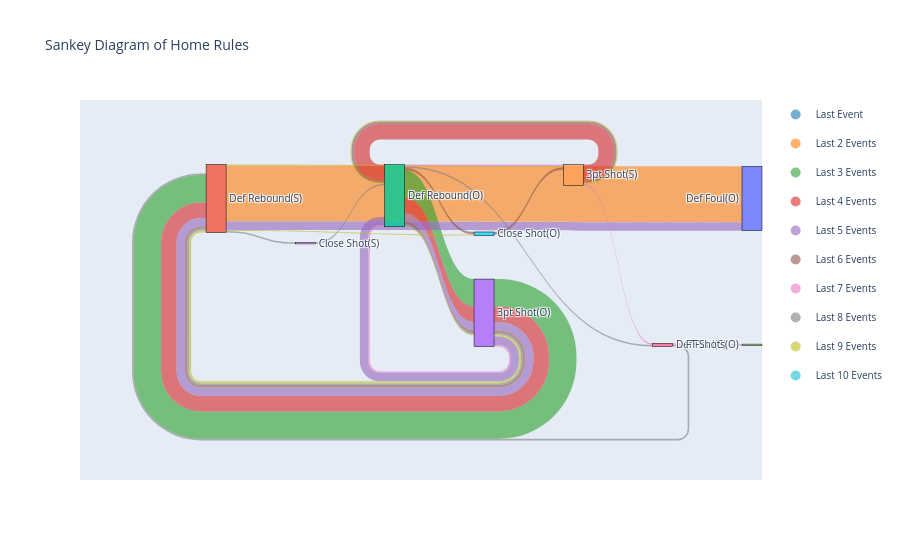

Notebook code cell kept with this figure:
### Code cell
import plotly.graph_objects as go

events = [
    {"event": "Last Event", "rule": ["Def Foul(O)"], "frequency": 562},
    {"event": "Last 2 Events", "rule": ["Def Rebound(S)", "Def Foul(O)"], "frequency": 108},
    {"event": "Last 3 Events", "rule": ["Def Rebound(O)", "3pt Shot(O)", "Def Rebound(S)"], "frequency": 53},
    {"event": "Last 4 Events", "rule": ["3pt Shot(S)", "Def Rebound(O)", "3pt Shot(O)", "Def Rebound(S)"], "frequency": 30},
    {"event": "Last 5 Events", "rule": ["3pt Shot(O)", "Def Rebound(O)", "3pt Shot(O)", "Def Rebound(S)", "Def Foul(O)"], "frequency": 16},
    {"event": "Last 6 Events", "rule": ["Def Rebound(O)", "Close Shot(O)", "3pt Shot(S)", "Def Rebound(O)", "3pt Shot(O)", "Def Rebound(S)"], "frequency": 5},
    {"event": "Last 7 Events", "rule": ["3pt Shot(O)", "Def Rebound(O)", "3pt Shot(S)", "Def Foul(S)", "FT Shots(O)"], "frequency": 3},
    {"event": "Last 8 Events", "rule": ["Def Rebound(O)", "3pt Shot(O)", "Def Rebound(S)", "Close Shot(S)", "Def Rebound(O)", "Def Foul(S)", "Def Rebound(S)"], "frequency": 3},
    {"event": "Last 9 Events", "rule": ["3pt Shot(O)", "Def Rebound(S)", "3pt Shot(S)", "Def Rebound(O)", "3pt Shot(O)", "Def Rebound(S)", "Close Shot(O)"], "frequency": 2},
    {"event": "Last 10 Events", "rule": ["Any"], "frequency": 1}
]

nodes = []
for event in events:
    for step in event["rule"]:
        if step not in nodes:
            nodes.append(step)

source = []
target = []
value = []
color = []

colors = [
    "rgba(31, 119, 180, 0.6)", "rgba(255, 127, 14, 0.6)", "rgba(44, 160, 44, 0.6)",
    "rgba(214, 39, 40, 0.6)", "rgba(148, 103, 189, 0.6)", "rgba(140, 86, 75, 0.6)",
    "rgba(227, 119, 194, 0.6)", "rgba(127, 127, 127, 0.6)", "rgba(188, 189, 34, 0.6)",
    "rgba(23, 190, 207, 0.6)"
]

for i, event in enumerate(events):
    rule_sequence = event["rule"]
    freq = event["frequency"]
    event_color = colors[i % len(colors)] 

    for j in range(len(rule_sequence) - 1):
        source.append(nodes.index(rule_sequence[j]))
        target.append(nodes.index(rule_sequence[j + 1]))
        value.append(freq)
        color.append(event_color)

fig = go.Figure(data=[go.Sankey(
    node=dict(
        pad=15,
        thickness=20,
        line=dict(color="black", width=0.5),
        label=nodes,
    ),
    link=dict(
        source=source,
        target=target,
        value=value,
        color=color  
    )
)])

legend_items = [event['event'] for event in events]
legend_colors = [colors[i % len(colors)] for i in range(len(events))]

for i, item in enumerate(legend_items):
    fig.add_trace(go.Scatter(
        x=[None], y=[None],
        mode='markers',
        marker=dict(size=10, color=legend_colors[i]),
        legendgroup=item,
        showlegend=True,
        name=item
    ))

fig.update_layout(
    title_text="Sankey Diagram of Home Rules",
    font_size=10,
    xaxis=dict(showgrid=False, zeroline=False, showticklabels=False),
    yaxis=dict(showgrid=False, zeroline=False, showticklabels=False)
)


fig.show()

### Figure 1 — Plotly figure (JSON) as saved in the notebook; plotly's stock layout.template omitted (floating-point values rounded to 4 significant figures)
{"data": [{"link": {"color": ["rgba(255, 127, 14, 0.6)", "rgba(44, 160, 44, 0.6)", "rgba(44, 160, 44, 0.6)", "rgba(214, 39, 40, 0.6)", "rgba(214, 39, 40, 0.6)", "rgba(214, 39, 40, 0.6)", "rgba(148, 103, 189, 0.6)", "rgba(148, 103, 189, 0.6)", "rgba(148, 103, 189, 0.6)", "rgba(148, 103, 189, 0.6)", "rgba(140, 86, 75, 0.6)", "rgba(140, 86, 75, 0.6)", "rgba(140, 86, 75, 0.6)", "rgba(140, 86, 75, 0.6)", "rgba(140, 86, 75, 0.6)", "rgba(227, 119, 194, 0.6)", "rgba(227, 119, 194, 0.6)", "rgba(227, 119, 194, 0.6)", "rgba(227, 119, 194, 0.6)", "rgba(127, 127, 127, 0.6)", "rgba(127, 127, 127, 0.6)", "rgba(127, 127, 127, 0.6)", "rgba(127, 127, 127, 0.6)", "rgba(127, 127, 127, 0.6)", "rgba(127, 127, 127, 0.6)", "rgba(188, 189, 34, 0.6)", "rgba(188, 189, 34, 0.6)", "rgba(188, 189, 34, 0.6)", "rgba(188, 189, 34, 0.6)", "rgba(188, 189, 34, 0.6)", "rgba(188, 189, 34, 0.6)"], "source": [1, 2, 3, 4, 2, 3, 3, 2, 3, 1, 2, 5, 4, 2, 3, 3, 2, 4, 6, 2, 3, 1, 8, 2, 6, 3, 1, 4, 2, 3, 1], "target": [0, 3, 1, 2, 3, 1, 2, 3, 1, 0, 5, 4, 2, 3, 1, 2, 4, 6, 7, 3, 1, 8, 2, 6, 1, 1, 4, 2, 3, 1, 5], "value": [108, 53, 53, 30, 30, 30, 16, 16, 16, 16, 5, 5, 5, 5, 5, 3, 3, 3, 3, 3, 3, 3, 3, 3, 3, 2, 2, 2, 2, 2, 2]}, "node": {"label": ["Def Foul(O)", "Def Rebound(S)", "Def Rebound(O)", "3pt Shot(O)", "3pt Shot(S)", "Close Shot(O)", "Def Foul(S)", "FT Shots(O)", "Close Shot(S)", "Any"], "line": {"color": "black", "width": 0.5}, "pad": 15, "thickness": 20}, "type": "sankey"}, {"legendgroup": "Last Event", "marker": {"color": "rgba(31, 119, 180, 0.6)", "size": 10}, "mode": "markers", "name": "Last Event", "showlegend": true, "type": "scatter", "x": [null], "y": [null]}, {"legendgroup": "Last 2 Events", "marker": {"color": "rgba(255, 127, 14, 0.6)", "size": 10}, "mode": "markers", "name": "Last 2 Events", "showlegend": true, "type": "scatter", "x": [null], "y": [null]}, {"legendgroup": "Last 3 Events", "marker": {"color": "rgba(44, 160, 44, 0.6)", "size": 10}, "mode": "markers", "name": "Last 3 Events", "showlegend": true, "type": "scatter", "x": [null], "y": [null]}, {"legendgroup": "Last 4 Events", "marker": {"color": "rgba(214, 39, 40, 0.6)", "size": 10}, "mode": "markers", "name": "Last 4 Events", "showlegend": true, "type": "scatter", "x": [null], "y": [null]}, {"legendgroup": "Last 5 Events", "marker": {"color": "rgba(148, 103, 189, 0.6)", "size": 10}, "mode": "markers", "name": "Last 5 Events", "showlegend": true, "type": "scatter", "x": [null], "y": [null]}, {"legendgroup": "Last 6 Events", "marker": {"color": "rgba(140, 86, 75, 0.6)", "size": 10}, "mode": "markers", "name": "Last 6 Events", "showlegend": true, "type": "scatter", "x": [null], "y": [null]}, {"legendgroup": "Last 7 Events", "marker": {"color": "rgba(227, 119, 194, 0.6)", "size": 10}, "mode": "markers", "name": "Last 7 Events", "showlegend": true, "type": "scatter", "x": [null], "y": [null]}, {"legendgroup": "Last 8 Events", "marker": {"color": "rgba(127, 127, 127, 0.6)", "size": 10}, "mode": "markers", "name": "Last 8 Events", "showlegend": true, "type": "scatter", "x": [null], "y": [null]}, {"legendgroup": "Last 9 Events", "marker": {"color": "rgba(188, 189, 34, 0.6)", "size": 10}, "mode": "markers", "name": "Last 9 Events", "showlegend": true, "type": "scatter", "x": [null], "y": [null]}, {"legendgroup": "Last 10 Events", "marker": {"color": "rgba(23, 190, 207, 0.6)", "size": 10}, "mode": "markers", "name": "Last 10 Events", "showlegend": true, "type": "scatter", "x": [null], "y": [null]}], "layout": {"font": {"size": 10}, "title": {"text": "Sankey Diagram of Home Rules"}, "xaxis": {"showgrid": false, "showticklabels": false, "zeroline": false}, "yaxis": {"showgrid": false, "showticklabels": false, "zeroline": false}}}
